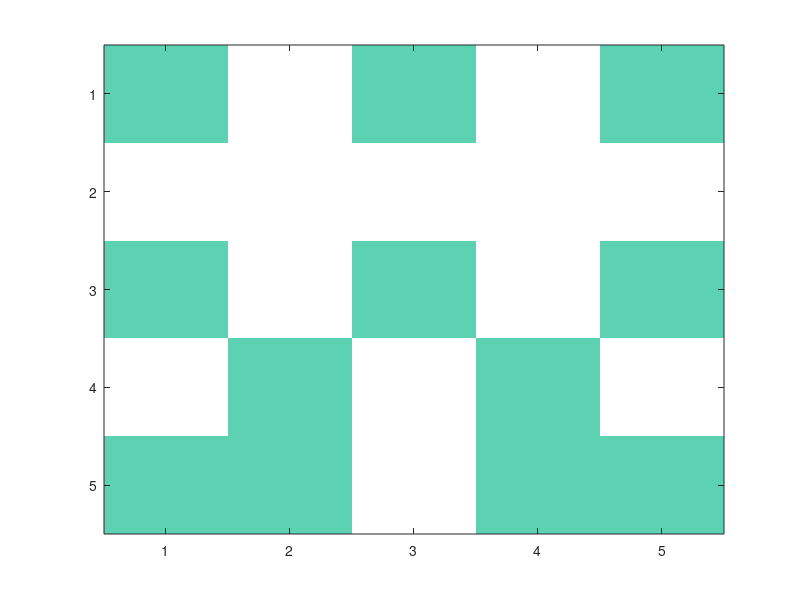

Write the MATLAB code that produced this figure. (Note: this script raises an error after producing the figure.)
%RAND_TUTORIAL tutorial about implementation of random
%
%   This scripts illustrates the basics of using random numbers in by
%   creating a github-style avatar.
%
% v0: TvG Aug 2017, NYU

%% avatar properties
AvWidth     = 5;
Dens        = [0.2 0.8];

%% create the avatar

% start with left side:

% Empty matrix
LeftSide    = zeros(AvWidth,ceil(AvWidth/2));
% calculate the number of elements that needs to be filled
nLeft       = numel(LeftSide);
nFillRange  = nLeft * Dens;
nFill       = round(min(nFillRange)+rand(1)*abs(diff(nFillRange)));

% fill the leftside

% shuffle indices
iFill = randperm(nLeft);
% select indices and toggle elements in left side
iFill = iFill(1:nFill);
LeftSide(iFill) = true;

% copy it to the right side
RightSide = fliplr(LeftSide(:,1:floor(AvWidth/2)));

% combine
Avatar = [LeftSide, RightSide];

%% color
Color = rand(3,1);
% increase 3rd dimension: RGB
Avatar = repmat(Avatar,1,1,3);
Avatar(:,:,1) = Avatar(:,:,1) * Color(1);
Avatar(:,:,2) = Avatar(:,:,2) * Color(2);
Avatar(:,:,3) = Avatar(:,:,3) * Color(3);
% white background
Avatar(Avatar==0) = 1;

%% display
figure
imagesc(Avatar)
ax=gca;
ax.Visible = 'off';
ax.Units = 'Normalized';
ax.Position = [0 0 1 1];